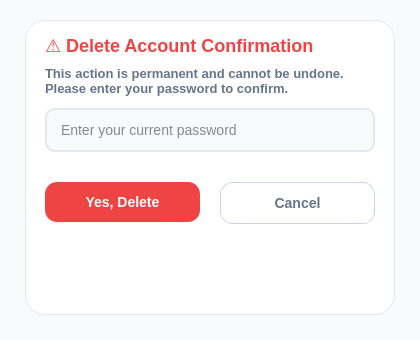
<?xml version="1.0" encoding="UTF-8"?>
<ui version="4.0">
 <class>MainWindow</class>
 <widget class="QMainWindow" name="MainWindow">
  <property name="geometry">
   <rect><x>0</x><y>0</y><width>420</width><height>340</height></rect>
  </property>
  <property name="windowTitle">
   <string>AI Fitness Hub - Confirm Account Deletion</string>
  </property>
  <property name="styleSheet">
   <string notr="true">
QMainWindow { background-color: #F8FAFC; }
#deleteCard { background-color: #FFFFFF; border: 1px solid #E2E8F0; border-radius: 20px; padding: 20px; }
#titleLabel { font-size: 18px; font-weight: 900; color: #EF4444; }
#descLabel { font-size: 13px; font-weight: 600; color: #64748B; }
QLabel { font-size: 13px; font-weight: 700; color: #334155; background: transparent; }
QLineEdit { background-color: #F8FAFC; border: 2px solid #E2E8F0; border-radius: 10px; padding: 6px 12px; color: #0F172A; font-size: 14px; min-height: 28px; }
QLineEdit:focus { border: 2px solid #EF4444; background-color: #FFFFFF; }

#errorMsgLabel { font-size: 12px; font-weight: 700; color: #EF4444; background: transparent; }

#confirmDeleteButton { background-color: #EF4444; color: #FFFFFF; font-size: 14px; font-weight: 800; border-radius: 12px; min-height: 40px; }
#confirmDeleteButton:hover { background-color: #DC2626; }

#cancelButton { background-color: #FFFFFF; color: #64748B; font-size: 14px; font-weight: 700; border: 1px solid #CBD5E1; border-radius: 12px; min-height: 40px; }
#cancelButton:hover { background-color: #F1F5F9; color: #0F172A; }
   </string>
  </property>
  <widget class="QWidget" name="centralwidget">
   <widget class="QFrame" name="deleteCard">
    <property name="geometry"><rect><x>25</x><y>20</y><width>370</width><height>295</height></rect></property>
    <widget class="QLabel" name="titleLabel">
     <property name="geometry"><rect><x>20</x><y>12</y><width>330</width><height>28</height></rect></property>
     <property name="text"><string>⚠️ Delete Account Confirmation</string></property>
    </widget>
    <widget class="QLabel" name="descLabel">
     <property name="geometry"><rect><x>20</x><y>42</y><width>330</width><height>38</height></rect></property>
     <property name="text"><string>This action is permanent and cannot be undone. Please enter your password to confirm.</string></property>
     <property name="wordWrap"><bool>true</bool></property>
    </widget>
    <widget class="QLineEdit" name="confirmPasswordEdit">
     <property name="geometry"><rect><x>20</x><y>88</y><width>330</width><height>38</height></rect></property>
     <property name="echoMode"><enum>QLineEdit::Password</enum></property>
     <property name="placeholderText"><string>Enter your current password</string></property>
    </widget>
    
    <!-- 비밀번호 오류 등 에러 메시지 표시용 라벨 추가 -->
    <widget class="QLabel" name="errorMsgLabel">
     <property name="geometry"><rect><x>20</x><y>132</y><width>330</width><height>22</height></rect></property>
     <property name="text"><string></string></property>
     <property name="alignment"><set>Qt::AlignCenter</set></property>
    </widget>

    <widget class="QPushButton" name="confirmDeleteButton">
     <property name="geometry"><rect><x>20</x><y>162</y><width>155</width><height>40</height></rect></property>
     <property name="text"><string>Yes, Delete</string></property>
    </widget>
    <widget class="QPushButton" name="cancelButton">
     <property name="geometry"><rect><x>195</x><y>162</y><width>155</width><height>40</height></rect></property>
     <property name="text"><string>Cancel</string></property>
    </widget>
   </widget>
  </widget>
 </widget>
</ui>
